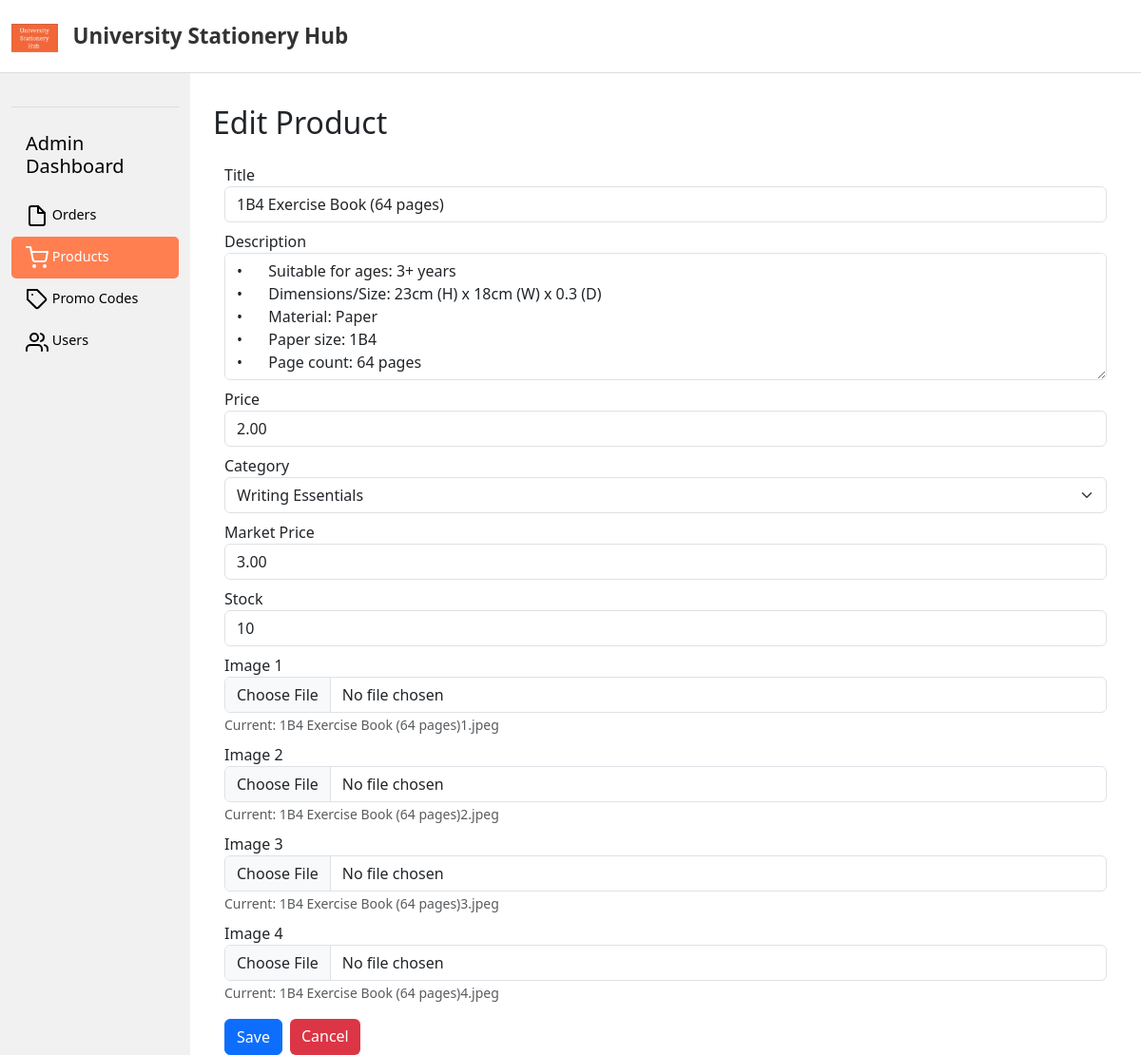
Page /admin/edit_product.php?product_id=9 on the earlier database version.
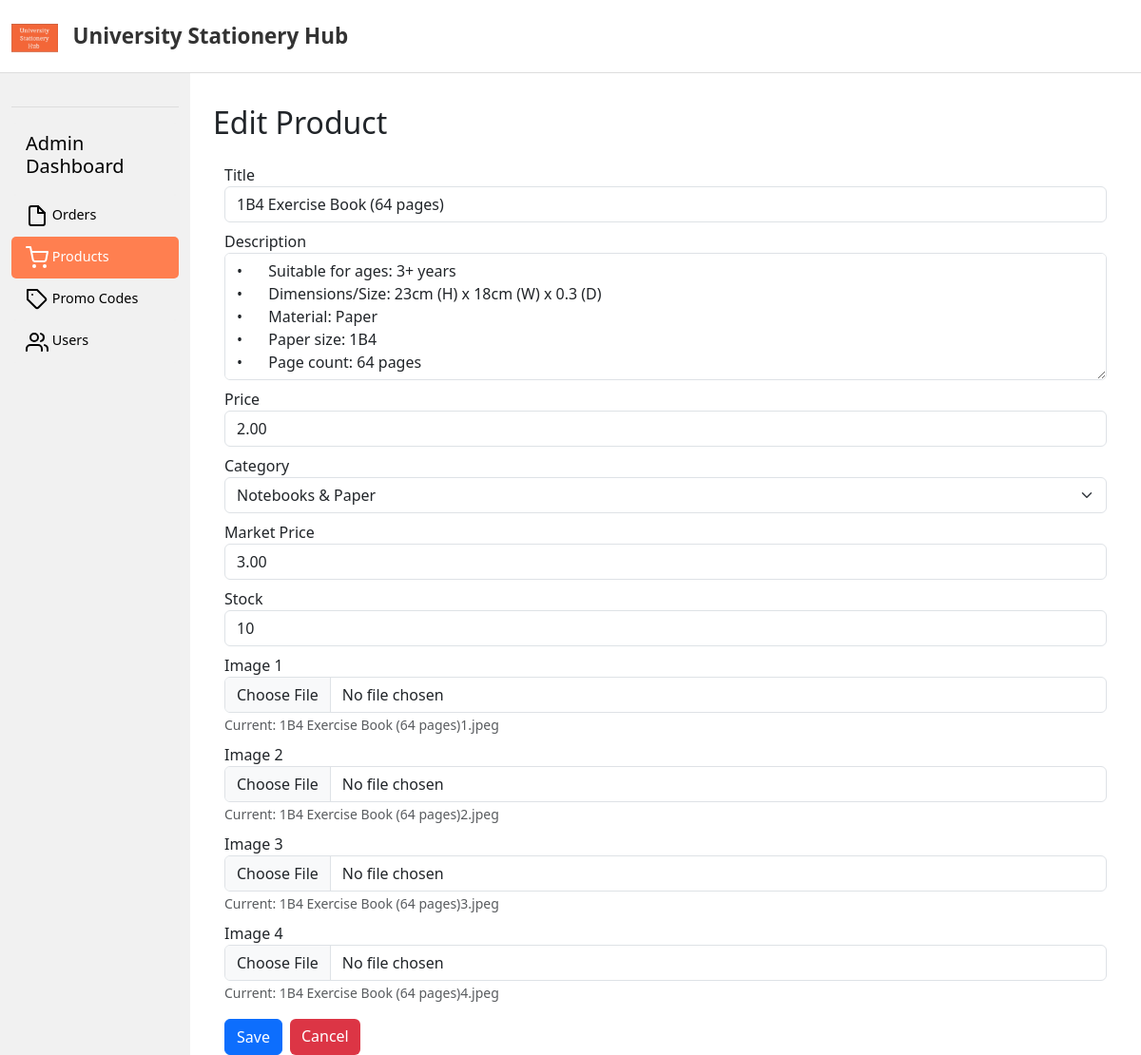
Same page on the later database version.
### tables this page shows
CREATE TABLE `products` (
  `product_id` int(11) NOT NULL,
  `product_name` varchar(100) NOT NULL,
  `product_category` varchar(100) NOT NULL,
  `product_description` text NOT NULL,
  `product_image` varchar(255) NOT NULL,
  `product_image2` varchar(255) NOT NULL,
  `product_image3` varchar(255) NOT NULL,
  `product_image4` varchar(255) NOT NULL,
  `product_price` decimal(6,2) NOT NULL,
  `product_special_offer` int(2) NOT NULL,
  `market_price` decimal(10,2) DEFAULT NULL,
  `product_stock` int(11) NOT NULL DEFAULT 0,
  `product_color` varchar(100) NOT NULL
);

### admin/edit_product.php (the view, shortened to what the changed rows need)
<?php include('header.php'); ?>
<?php
if (isset($_GET['product_id'])) {
    $product_id = $_GET['product_id'];
    $stmt = $conn->prepare("SELECT * FROM products WHERE product_id=?");
    $stmt->bind_param('i', $product_id);
    $stmt->execute();
    $products = $stmt->get_result();
} else if (isset($_POST['edit_btn'])) {
    $product_id = $_POST['product_id'];
    $title = $_POST['title'];
    $description = $_POST['description'];
    $price = $_POST['price'];
    $market_price = $_POST['market_price'];
    $category = $_POST['category'];
    $stock = isset($_POST['stock']) ? max(0, (int)$_POST['stock']) : 0;
    $stmt = $conn->prepare("UPDATE products SET product_name=?, product_description=?, product_price=?,
                                   market_price=?, product_category=?, product_stock=? WHERE product_id=?");
    $price_f = (float)$price;
    $market_price_f = (float)$market_price;
    $stock_i = (int)$stock;
    $product_id_i = (int)$product_id;
    $stmt->bind_param('ssddsii', $title, $description, $price_f, $market_price_f, $category, $stock_i, $product_id_i);
    $success = $stmt->execute();
    $stmt->close();
    $image_fields = ['image1', 'image2', 'image3', 'image4'];
    $image_names = [];
    $stmt_img_fetch = $conn->prepare("SELECT product_image, product_image2, product_image3, product_image4 FROM products WHERE product_id=?");
    $stmt_img_fetch->bind_param('i', $product_id);
    $stmt_img_fetch->execute();
    $stmt_img_fetch->bind_result($cur_img1, $cur_img2, $cur_img3, $cur_img4);
    $stmt_img_fetch->fetch();
    $stmt_img_fetch->close();
    $current_images = [
        'image1' => $cur_img1,
        'image2' => $cur_img2,
        'image3' => $cur_img3,
        'image4' => $cur_img4
    ];
    foreach ($image_fields as $idx => $field) {
        if (isset($_FILES[$field]) && $_FILES[$field]['error'] === UPLOAD_ERR_OK) {
            $ext = ".jpeg";
            $unique = uniqid();
            $img_name = $title . ($idx + 1) . "_" . $unique . $ext;
            $dest = "../assets/imgs/" . $img_name;
            move_uploaded_file($_FILES[$field]['tmp_name'], $dest);
            $image_names[$field] = $img_name;
        } else {
            $image_names[$field] = $current_images[$field];
        }
    }
    $update_needed = false;
    foreach ($image_fields as $field) {
        if ($image_names[$field] !== $current_images[$field]) {
            $update_needed = true;
            break;
        }
    }
    if ($update_needed) {
        $sql = "UPDATE products SET product_image=?, product_image2=?, product_image3=?, product_image4=? WHERE product_id=?";
        $stmt_img = $conn->prepare($sql);
        $stmt_img->bind_param('ssssi', $image_names['image1'], $image_names['image2'], $image_names['image3'], $image_names['image4'], $product_id);
        $stmt_img->execute();
        $stmt_img->close();
    }
    if ($success) {
        header('location: products.php?edit_success_message=Product updated successfully.');
    } else {
        header('location: products.php?edit_failure_message=Error occured, please try again.');
    }
} else {
    header('location: products.php');
    exit;
}
?>
<div class="container-fluid">
    <div class="row" style="min-height: 1000px">
        <main class="col-md-9 ms-sm-auto col-lg-10 px-md-4">
            <h2>Edit Product</h2>
            <div class="table-responsive">
                <div class="mx-auto container">
                    <form action="edit_product.php" method="POST" id="edit-form" enctype="multipart/form-data">
                        <div class="form-group mt-2">
                            <?php foreach ($products as $product) { ?>
                                <label for="">Title</label>
                                <input type="text" class="form-control" id="product-name"
                                    value="<?php echo $product['product_name']; ?>" name="title" placeholder="Title"
                                    required>
                            </div>
                            <div class="form-group mt-2">
                                <label for="">Description</label>
                                <textarea class="form-control" id="product-desc" name="description"
                                rows="5" style="resize: vertical;" required><?php
                          echo htmlspecialchars($product['product_description']);
                          ?></textarea>
                            </div>
                            <div class="form-group mt-2">
                                <label for="">Price</label>
                                <input type="number" step="0.01" class="form-control" id="product-price"
                                    value="<?php echo htmlspecialchars($product['product_price']); ?>" name="price" placeholder="Price"
                                    required>
                            </div>
                            <div class="form-group mt-2">
                                <label for="">Category</label>
                                <select class="form-select" required name="category">
                                    <option value="Writing Essentials" <?php if ($product['product_category'] == 'Writing Essentials') echo 'selected'; ?>>Writing Essentials</option>
                                    <option value="Notebooks & Paper" <?php if ($product['product_category'] == 'Notebooks & Paper') echo 'selected'; ?>>Notebooks & Paper</option>
                                </select>
                            </div>
                            <div class="form-group mt-2">
                                <label for="">Market Price</label>
                                <input type="number" step="0.01" class="form-control"
                                    value="<?php echo htmlspecialchars($product['market_price']); ?>" id="market-price" name="market_price"
                                    placeholder="Market Price" required>
                            </div>
                            <div class="form-group mt-2">
                            <label for="product-stock">Stock</label>
                            <input type="number" class="form-control" id="product-stock"
                                   value="<?php echo isset($product['product_stock']) ? (int)$product['product_stock'] : 0; ?>"
                                   name="stock" placeholder="Units in stock" min="0" step="1" required> </div>
                            <div class="form-group mt-2">
                                <label for="image1">Image 1</label>
                                <input type="file" class="form-control" id="image1" name="image1" placeholder="Image 1">
                                <small class="text-muted">Current: <?php echo htmlspecialchars($product['product_image']); ?></small>
                            </div>
                            <div class="form-group mt-2">
                                <label for="image2">Image 2</label>
                                <input type="file" class="form-control" id="image2" name="image2" placeholder="Image 2">
                                <small class="text-muted">Current: <?php echo htmlspecialchars($product['product_image2']); ?></small>
                            </div>
                            <div class="form-group mt-2">
                                <label for="image3">Image 3</label>
                                <input type="file" class="form-control" id="image3" name="image3" placeholder="Image 3">
                                <small class="text-muted">Current: <?php echo htmlspecialchars($product['product_image3']); ?></small>
                            </div>
                            <div class="form-group mt-2">
                                <label for="image4">Image 4</label>
                                <input type="file" class="form-control" id="image4" name="image4" placeholder="Image 4">
                                <small class="text-muted">Current: <?php echo htmlspecialchars($product['product_image4']); ?></small>
                            </div>
                            <div class="form-group mt-3 d-flex gap-2">
                                <input type="submit" class="btn btn-primary" name="edit_btn" value="Save">
                                <a href="products.php" class="btn btn-secondary" style="background-color: #dc3545; color: #fff; border: none;">Cancel</a>
                            </div>
                        <?php } ?>
                    </form>
                </div>
            </div>
        </main>
    </div>
</div>

Differences in the rows shown:
changed products "1B4 Exercise Book (64 pages)1.jpeg": category "Writing Essentials" → "Notebooks & Paper"
